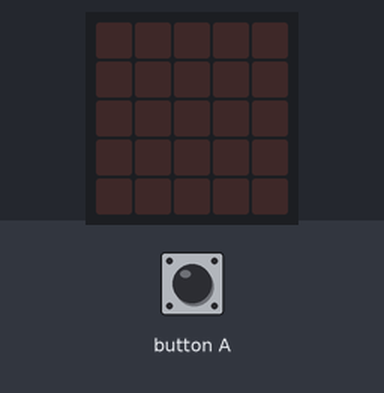
Recording of a program running on a simulated BBC micro:bit (MakeCode). Shown: the board's 5×5 LED display. The test bench sets the inputs (shaded band).

Above: at 1.2 s.
1.3 s: button A pressed for 0.15 s
At 2.4 s:
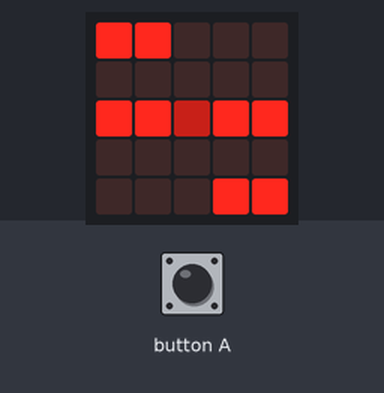
2.9 s: button A pressed for 0.15 s
At 3.7 s:
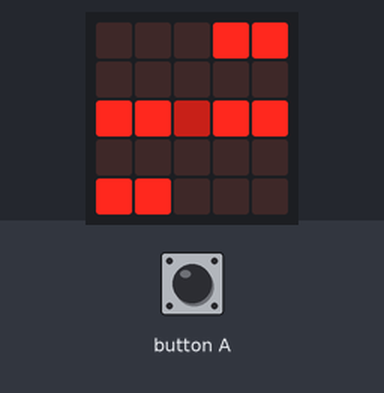
Timing chart, 0 to 5.9 s (numbered marks = the images above; inputs shaded):
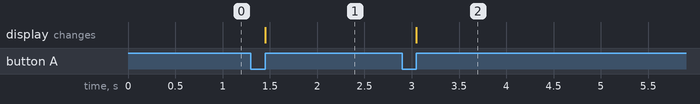

The program:

main.ts
```typescript
let A = 0
input.onButtonPressed(Button.A, function on_button_pressed_a() {

    A += 1
    if (A == 1) {
        basic.clearScreen()
        led.plotBrightness(2, 2, 100)
        led.plot(0, 0)
        led.plot(0, 2)
        led.plot(1, 2)
        led.plot(1, 0)
        led.plot(4, 4)
        led.plot(3, 4)
        led.plot(4, 2)
        led.plot(3, 2)
    }

    if (A == 2) {
        basic.clearScreen()
        led.plotBrightness(2, 2, 100)
        led.plot(4, 0)
        led.plot(4, 2)
        led.plot(3, 2)
        led.plot(3, 0)
        led.plot(0, 4)
        led.plot(1, 4)
        led.plot(0, 2)
        led.plot(1, 2)
        A -= 2
    }

})
```

test.ts
```typescript
// Tady jsou testy. Při použití tohoto balíčku jako rozšíření nebude zkompilováno.
```

Measured:
- after the input at 1.3 s, the display: changes after 0.15 s (image 1)
- after the input at 2.9 s, the display: changes after 0.15 s (image 2)
